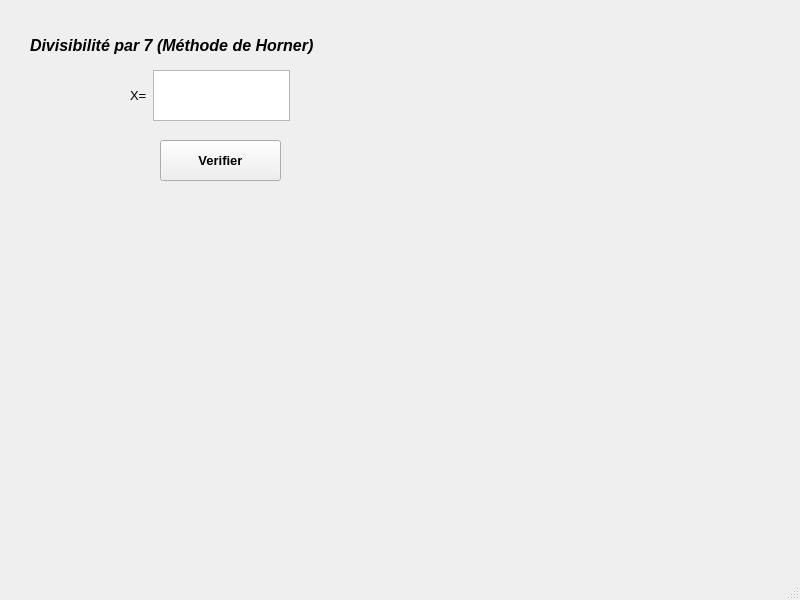
<?xml version="1.0" encoding="UTF-8"?>
<ui version="4.0">
 <class>MainWindow</class>
 <widget class="QMainWindow" name="MainWindow">
  <property name="geometry">
   <rect>
    <x>0</x>
    <y>0</y>
    <width>800</width>
    <height>600</height>
   </rect>
  </property>
  <property name="windowTitle">
   <string>MainWindow</string>
  </property>
  <widget class="QWidget" name="centralwidget">
   <widget class="QLabel" name="label">
    <property name="geometry">
     <rect>
      <x>30</x>
      <y>20</y>
      <width>401</width>
      <height>51</height>
     </rect>
    </property>
    <property name="font">
     <font>
      <pointsize>12</pointsize>
      <weight>75</weight>
      <italic>true</italic>
      <bold>true</bold>
     </font>
    </property>
    <property name="text">
     <string>Divisibilité par 7 (Méthode de Horner)</string>
    </property>
   </widget>
   <widget class="QWidget" name="horizontalLayoutWidget">
    <property name="geometry">
     <rect>
      <x>130</x>
      <y>70</y>
      <width>160</width>
      <height>51</height>
     </rect>
    </property>
    <layout class="QHBoxLayout" name="horizontalLayout">
     <item>
      <widget class="QLabel" name="label_2">
       <property name="font">
        <font>
         <pointsize>10</pointsize>
        </font>
       </property>
       <property name="text">
        <string>X=</string>
       </property>
      </widget>
     </item>
     <item>
      <widget class="QTextEdit" name="X"/>
     </item>
    </layout>
   </widget>
   <widget class="QPushButton" name="bt1">
    <property name="geometry">
     <rect>
      <x>160</x>
      <y>140</y>
      <width>121</width>
      <height>41</height>
     </rect>
    </property>
    <property name="font">
     <font>
      <pointsize>10</pointsize>
      <weight>75</weight>
      <bold>true</bold>
     </font>
    </property>
    <property name="text">
     <string>Verifier</string>
    </property>
   </widget>
   <widget class="QLabel" name="msg">
    <property name="geometry">
     <rect>
      <x>60</x>
      <y>210</y>
      <width>311</width>
      <height>71</height>
     </rect>
    </property>
    <property name="text">
     <string/>
    </property>
   </widget>
  </widget>
  <widget class="QMenuBar" name="menubar">
   <property name="geometry">
    <rect>
     <x>0</x>
     <y>0</y>
     <width>800</width>
     <height>26</height>
    </rect>
   </property>
  </widget>
  <widget class="QStatusBar" name="statusbar"/>
 </widget>
 <resources/>
 <connections/>
</ui>
